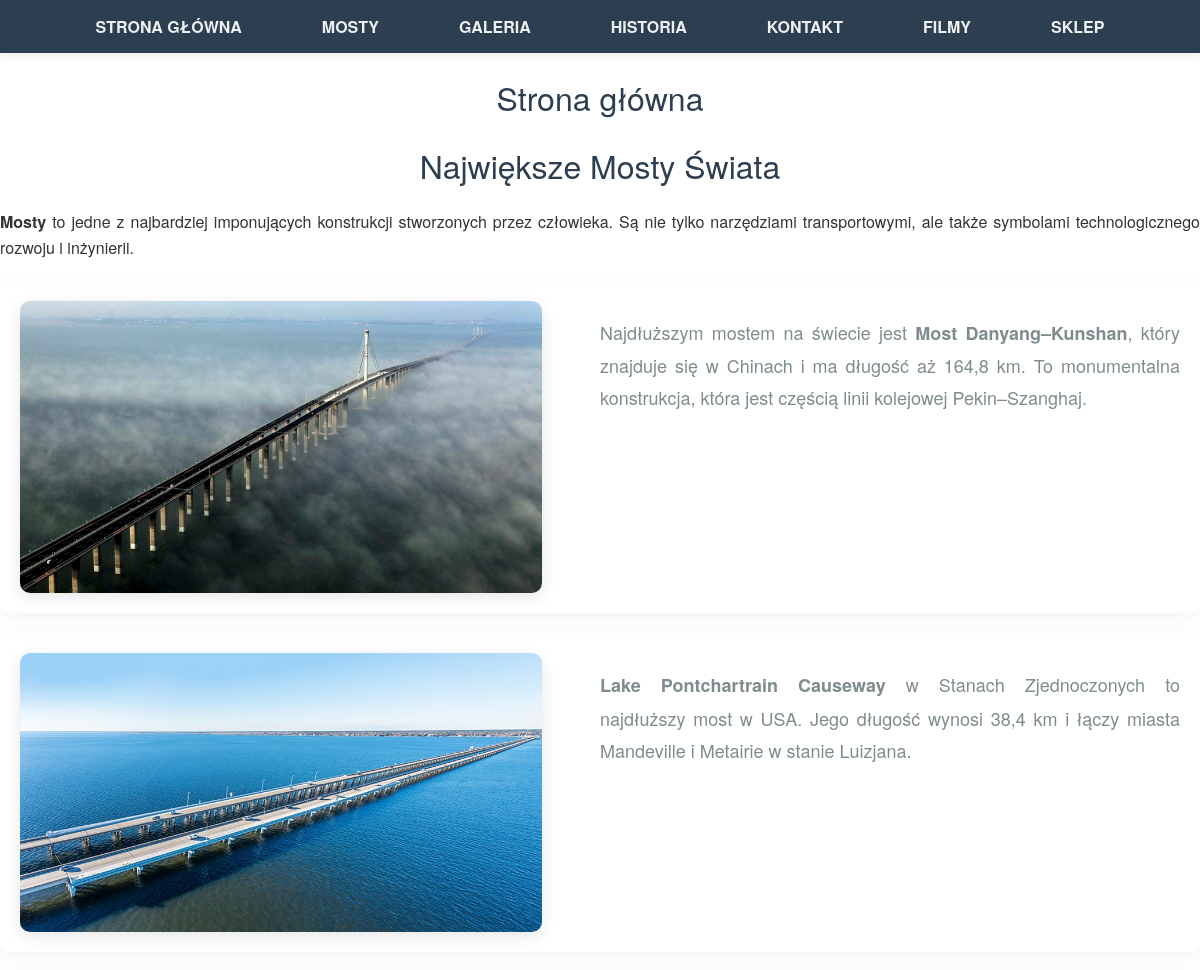
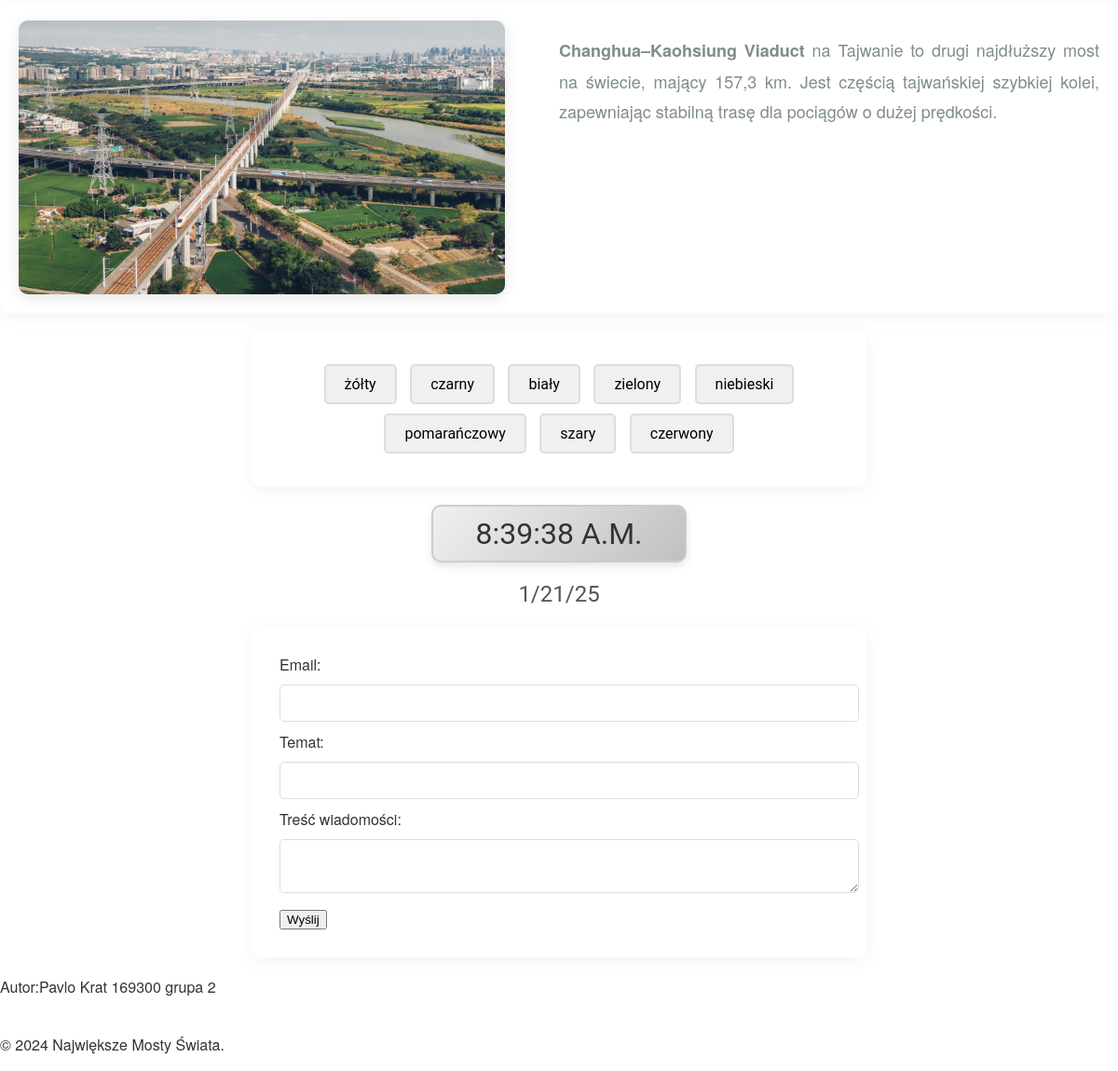
/projekt/index.php?id=4, run on the app's committed database (2 pictures, top to bottom).
### tables this page shows
CREATE TABLE `page_list` (
  `id` int(11) NOT NULL,
  `page_title` varchar(255) NOT NULL,
  `page_content` text NOT NULL,
  `status` int(11) NOT NULL DEFAULT 1
);

### projekt/index.php (the view, shortened to what this page needs)
<?php
include('cfg.php');
include('contact.php');
$page_id = isset($_GET['id']) ? intval($_GET['id']) : 1;
function pobierzStrone($conn, $page_id) {
    $query = "SELECT page_title, page_content FROM page_list WHERE id = ? AND status = 1 LIMIT 1";
    $stmt = $conn->prepare($query);
    $stmt->bind_param("i", $page_id);
    $stmt->execute();
    $result = $stmt->get_result();
    if ($result->num_rows > 0) {
        return $result->fetch_assoc();
    } else {
        return null;
    }
}
$page = pobierzStrone($conn, $page_id);
if ($page) {
    $page_title = htmlspecialchars($page['page_title']);
    $page_content = $page['page_content'];
} else {
    $page_title = "Strona nie znaleziona";
    $page_content = "<p>Przepraszamy, żądana strona nie istnieje.</p>";
}
?>
<!DOCTYPE html>
<html lang="pl">
<head>
    <link rel="stylesheet" href="css/styl.css">
</head>
<body>
    <div class="menu">
        <ul>
            <li><a href="index.php?id=4">Strona Główna</a></li>
            <li><a href="index.php?id=3">Mosty</a></li>
            <li><a href="index.php?id=5">Galeria</a></li>
            <li><a href="index.php?id=6">Historia</a></li>
            <li><a href="index.php?id=7">Kontakt</a></li>
            <li><a href="index.php?id=8">Filmy</a></li>
            <li><a href="sklep.php">Sklep</a></li>
        </ul>
    </div>
    <main>
        <h1><?php echo $page_title; ?></h1>
        <div>
            <?php echo $page_content; ?>
        </div>
    <?php PokazKontakt(); ?>
    </main>
    <footer>
         <?php
        $nrIndeksu = 169300;
        $nrGrupy = 2;
        echo "Autor:Pavlo Krat " . $nrIndeksu . " grupa " . $nrGrupy . "<br/><br/>";
        ?>
        <p>&copy; 2024 Największe Mosty Świata.</p>
    </footer>
</body>
</html>

### projekt/contact.php (shortened to what this page needs)
<?php
function PokazKontakt()
{
    echo <<<HTML
<form method="POST" action="" class="signup-form">
    <div class="form-fields">
        <label for="email" class="visually-hidden">Email:</label>
        <input type="email" name="email" id="email" required class="form-input">
        <label for="temat" class="visually-hidden">Temat:</label>
        <input type="text" name="temat" id="temat" required class="form-input">
        <label for="tresc" class="visually-hidden">Treść wiadomości:</label>
        <textarea name="tresc" id="tresc" required class="form-input"></textarea>
        <button type="submit" name="wyslij" class="submit-button">Wyślij</button>
    </div>
</form>
HTML;
}
?>

### projekt/css/styl.css (style rules this page uses)
body { font-family: 'Helvetica Neue', Arial, sans-serif; margin: 0; padding: 0; color: #333; }
h1, h2 { text-align: center; color: #2c3e50; font-weight: 300; }
p { text-align: justify; line-height: 1.6; margin: 15px 0; }
.container { display: flex; flex-wrap: wrap; justify-content: space-between; margin: 20px auto; padding: 20px; max-width: 1200px; background-color: #fff; box-shadow: 0 4px 20px rgba(0, 0, 0, 0.05); border-radius: 10px; }
.container img { max-width: 45%; height: auto; border-radius: 10px; box-shadow: 0 4px 15px rgba(0, 0, 0, 0.1); }
.container p { max-width: 50%; margin-left: 20px; font-size: 18px; line-height: 1.8; color: #7f8c8d; }
form { max-width: 600px; margin: 20px auto; padding: 30px; background-color: #fff; box-shadow: 0 4px 20px rgba(0, 0, 0, 0.05); border-radius: 10px; }
input[type="text"], input[type="email"], textarea { width: 100%; padding: 10px; margin: 10px 0; border: 1px solid #ddd; border-radius: 5px; font-size: 16px; }
.menu { background-color: #2c3e50; padding: 15px 0; box-shadow: 0 2px 10px rgba(0, 0, 0, 0.1); display: flex; justify-content: center; align-items: center; position: sticky; top: 0; z-index: 1000; }
.menu ul { list-style: none; display: flex; justify-content: center; margin: 0; padding: 0; }
.menu ul li { margin: 0 20px; }
.menu ul li a { text-decoration: none; color: #ecf0f1; padding: 10px 20px; font-size: 16px; font-weight: 600; text-transform: uppercase; transition: color 0.3s ease, background-color 0.3s ease; border-radius: 5px; position: relative; }
.menu ul li a::before { content: ''; position: absolute; width: 0; height: 2px; bottom: 0; left: 50%; background-color: #fff; transition: width 0.3s ease, left 0.3s ease; }
.color-change { text-align: center; margin: 20px 0; }
.color-change input[type="button"] { margin: 5px; padding: 10px 20px; background-color: #f0f0f0; border: 2px solid #ddd; border-radius: 5px; cursor: pointer; font-family: 'Roboto', sans-serif; font-size: 16px; transition: background-color 0.3s, transform 0.3s, box-shadow 0.3s; }
#zegarek { font-family: 'Roboto', sans-serif; font-size: 2em; color: #333; text-align: center; margin-top: 20px; padding: 10px; background: linear-gradient(135deg, #f0f0f0, #c0c0c0); border: 2px solid #ccc; border-radius: 10px; box-shadow: 0 4px 8px rgba(0, 0, 0, 0.1); width: 250px; margin: 20px auto; transition: transform 0.3s; }
#data { font-family: 'Roboto', sans-serif; font-size: 1.5em; color: #555; text-align: center; margin-top: 10px; transition: opacity 0.3s, transform 0.3s; }

### data on the page
page_list: page_title "Strona główna", page_content (picture)

### other printed values
$nrIndeksu "169300"
$nrGrupy "2"
